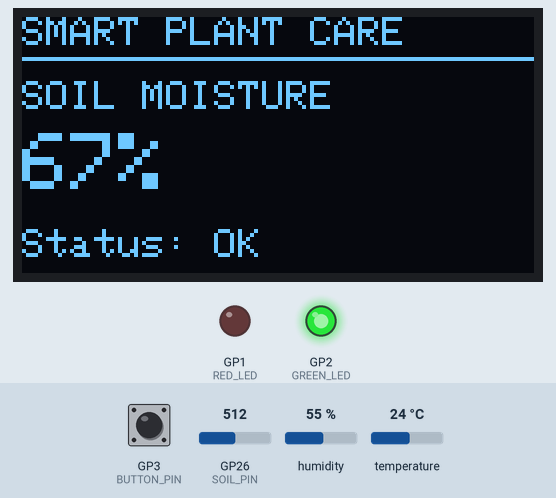
This program was run on a simulated Raspberry Pi Pico. On the bench: 128×64 one-colour display, output pins drawn as LEDs (lit = HIGH). The inputs (shaded band) are chosen by the test bench; at power-on: GP26 (SOIL_PIN) = 512, GP3 (BUTTON_PIN) HIGH, humidity 55 %, temperature 24 °C (analog values on the 0–1023 scale). What the program prints to the serial monitor is not drawn.

Above: at 2.8 s.
2.9 s: GP26 (SOIL_PIN) set to 666
At 5.3 s:
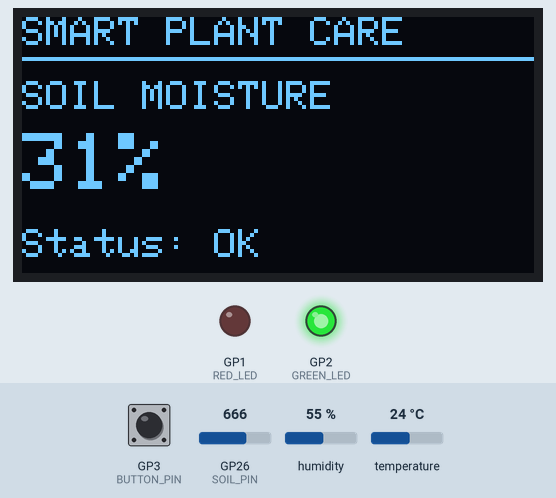
5.6 s: GP26 (SOIL_PIN) set to 688
At 6.8 s:
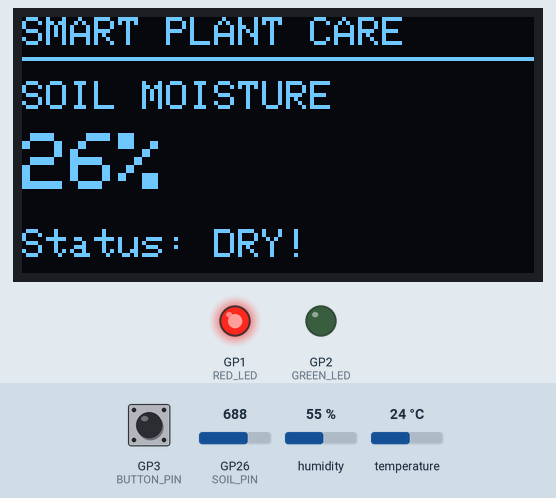
7.6 s: GP3 (BUTTON_PIN) pulled LOW for 0.15 s
At 8.7 s:
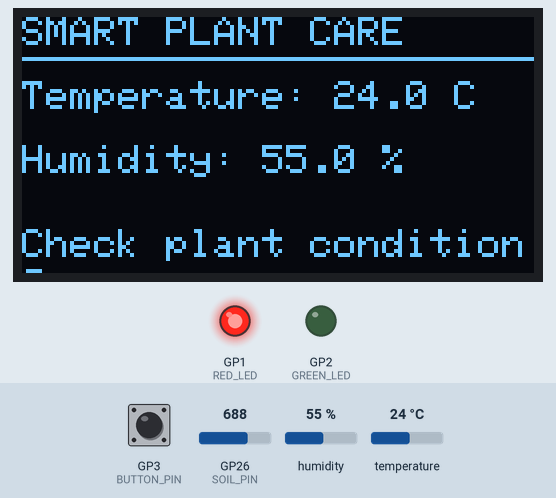
9.2 s: GP26 (SOIL_PIN) set to 511
At 11.4 s:
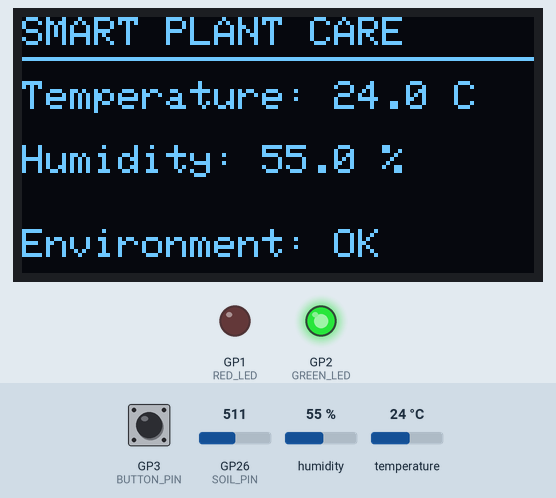
11.7 s: humidity set to 31 %
At 13.1 s:
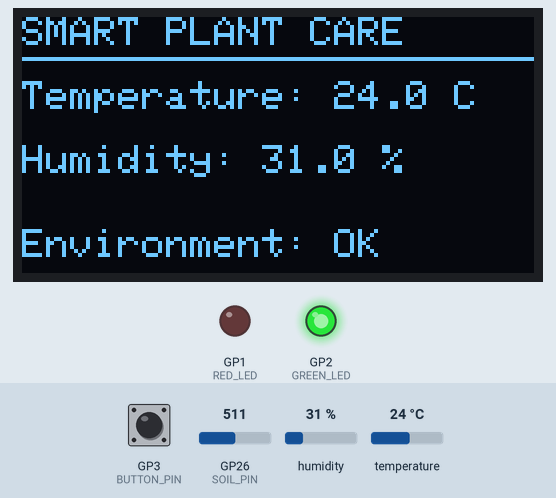
13.7 s: humidity set to 28 %
At 14.6 s:
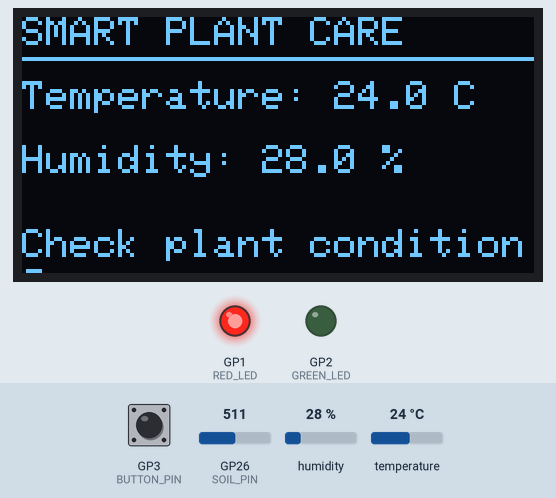
Timing chart, 0 to 16.7 s (numbered marks = the images above; inputs shaded):
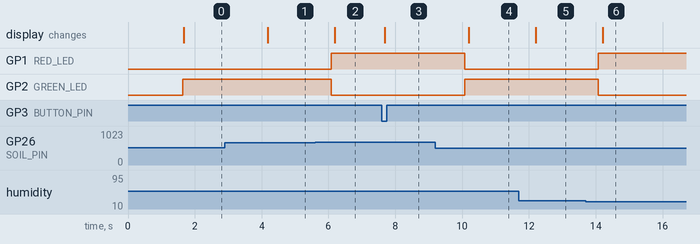

The program:

main.cpp
```cpp
#include <Arduino.h>
#include <Wire.h>
#include <Adafruit_AHTX0.h>
#include <Adafruit_GFX.h>
#include <Adafruit_SSD1306.h>

// ---------------- PIN CONFIGURATION ----------------

#define SOIL_PIN   A0
#define RED_LED    D1
#define GREEN_LED  D2
#define BUTTON_PIN D3

// ---------------- OLED CONFIGURATION ----------------

#define SCREEN_WIDTH  128
#define SCREEN_HEIGHT 64
#define OLED_RESET    -1
#define OLED_ADDRESS  0x3C

// ---------------- SOIL CALIBRATION ----------------

// Initial example values for a 12-bit ADC.
// Calibrate these using your actual moisture sensor.
#define SOIL_DRY_VALUE  3200
#define SOIL_WET_VALUE  1500

// ---------------- ALERT THRESHOLDS ----------------

#define DRY_SOIL_LIMIT       30
#define HIGH_TEMP_LIMIT      35.0
#define LOW_HUMIDITY_LIMIT   30.0

// ---------------- OBJECTS ----------------

Adafruit_AHTX0 aht;

Adafruit_SSD1306 display(
    SCREEN_WIDTH,
    SCREEN_HEIGHT,
    &Wire,
    OLED_RESET
);

// ---------------- SENSOR VARIABLES ----------------

int soilRawValue = 0;
int soilMoisture = 0;

float temperature = 0.0;
float humidity = 0.0;

bool ahtAvailable = false;
bool oledAvailable = false;

bool alertActive = false;

// ---------------- TIMING VARIABLES ----------------

unsigned long lastSensorRead = 0;
unsigned long lastDisplayUpdate = 0;
unsigned long lastDebounceTime = 0;

const unsigned long SENSOR_INTERVAL = 2000;
const unsigned long DISPLAY_INTERVAL = 500;
const unsigned long DEBOUNCE_DELAY = 50;

// ---------------- BUTTON VARIABLES ----------------

int currentButtonState = HIGH;
int lastButtonReading = HIGH;

int displayPage = 0;

// ---------------- FUNCTION DECLARATIONS ----------------

void readSensors();
void calculateSoilMoisture();
void updateAlerts();
void updateLEDs();
void checkButton();
void updateDisplay();
void printSerialData();

// =====================================================
// SETUP
// =====================================================

void setup() {

    Serial.begin(115200);

    // Configure pins
    pinMode(SOIL_PIN, INPUT);
    pinMode(RED_LED, OUTPUT);
    pinMode(GREEN_LED, OUTPUT);
    pinMode(BUTTON_PIN, INPUT_PULLUP);

    // Set ADC resolution
    analogReadResolution(12);

    // Initialize I2C
    Wire.begin();

    // Initialize LEDs
    digitalWrite(RED_LED, LOW);
    digitalWrite(GREEN_LED, LOW);

    // Initialize OLED
    oledAvailable = display.begin(
        SSD1306_SWITCHCAPVCC,
        OLED_ADDRESS
    );

    if (oledAvailable) {

        display.clearDisplay();
        display.setTextSize(1);
        display.setTextColor(SSD1306_WHITE);
        display.setCursor(0, 10);

        display.println("SMART PLANT CARE");
        display.println();
        display.println("Initializing...");
        display.display();

    } else {

        Serial.println("ERROR: OLED not detected!");
    }

    // Initialize AHT20
    ahtAvailable = aht.begin();

    if (ahtAvailable) {

        Serial.println("AHT20 initialized successfully!");

    } else {

        Serial.println("ERROR: AHT20 not detected!");
    }

    Serial.println();
    Serial.println("SMART PLANT CARE ASSISTANT");
    Serial.println("--------------------------");
    Serial.println("System started.");

    delay(1500);

    readSensors();
    updateAlerts();
    updateLEDs();
    updateDisplay();
    printSerialData();
}

// =====================================================
// MAIN LOOP
// =====================================================

void loop() {

    unsigned long currentTime = millis();

    // Read sensors periodically
    if (currentTime - lastSensorRead >= SENSOR_INTERVAL) {

        lastSensorRead = currentTime;

        readSensors();
        updateAlerts();
        updateLEDs();
        printSerialData();
    }

    // Check push button
    checkButton();

    // Refresh OLED periodically
    if (currentTime - lastDisplayUpdate >= DISPLAY_INTERVAL) {

        lastDisplayUpdate = currentTime;

        updateDisplay();
    }
}

// =====================================================
// READ SENSORS
// =====================================================

void readSensors() {

    // Read soil moisture sensor
    soilRawValue = analogRead(SOIL_PIN);

    calculateSoilMoisture();

    // Read AHT20 temperature and humidity
    if (ahtAvailable) {

        sensors_event_t humidityEvent;
        sensors_event_t temperatureEvent;

        aht.getEvent(
            &humidityEvent,
            &temperatureEvent
        );

        temperature = temperatureEvent.temperature;
        humidity = humidityEvent.relative_humidity;
    }
}

// =====================================================
// CALCULATE SOIL MOISTURE PERCENTAGE
// =====================================================

void calculateSoilMoisture() {

    // Dry reading maps to 0%.
    // Wet reading maps to 100%.

    soilMoisture = map(
        soilRawValue,
        SOIL_DRY_VALUE,
        SOIL_WET_VALUE,
        0,
        100
    );

    soilMoisture = constrain(
        soilMoisture,
        0,
        100
    );
}

// =====================================================
// CHECK ALERT CONDITIONS
// =====================================================

void updateAlerts() {

    bool soilIsDry =
        soilMoisture < DRY_SOIL_LIMIT;

    bool temperatureIsHigh =
        ahtAvailable &&
        temperature > HIGH_TEMP_LIMIT;

    bool humidityIsLow =
        ahtAvailable &&
        humidity < LOW_HUMIDITY_LIMIT;

    bool sensorError = !ahtAvailable;

    alertActive =
        soilIsDry ||
        temperatureIsHigh ||
        humidityIsLow ||
        sensorError;
}

// =====================================================
// CONTROL LED INDICATORS
// =====================================================

void updateLEDs() {

    if (alertActive) {

        digitalWrite(RED_LED, HIGH);
        digitalWrite(GREEN_LED, LOW);

    } else {

        digitalWrite(RED_LED, LOW);
        digitalWrite(GREEN_LED, HIGH);
    }
}

// =====================================================
// PUSH BUTTON CONTROL
// =====================================================

void checkButton() {

    int reading = digitalRead(BUTTON_PIN);

    if (reading != lastButtonReading) {

        lastDebounceTime = millis();
    }

    if ((millis() - lastDebounceTime) > DEBOUNCE_DELAY) {

        if (reading != currentButtonState) {

            currentButtonState = reading;

            // Button pressed
            if (currentButtonState == LOW) {

                displayPage = !displayPage;

                if (oledAvailable) {
                    updateDisplay();
                }
            }
        }
    }

    lastButtonReading = reading;
}

// =====================================================
// OLED DISPLAY
// =====================================================

void updateDisplay() {

    if (!oledAvailable) {
        return;
    }

    display.clearDisplay();

    display.setTextSize(1);
    display.setTextColor(SSD1306_WHITE);

    // Header
    display.setCursor(0, 0);
    display.println("SMART PLANT CARE");

    display.drawLine(0, 10, 127, 10, SSD1306_WHITE);

    // PAGE 1: SOIL MOISTURE
    if (displayPage == 0) {

        display.setCursor(0, 16);
        display.println("SOIL MOISTURE");

        display.setTextSize(2);
        display.setCursor(0, 29);
        display.print(soilMoisture);
        display.print("%");

        display.setTextSize(1);
        display.setCursor(0, 53);

        if (soilMoisture < DRY_SOIL_LIMIT) {

            display.println("Status: DRY!");

        } else {

            display.println("Status: OK");
        }
    }

    // PAGE 2: TEMPERATURE AND HUMIDITY
    else {

        display.setCursor(0, 16);

        if (ahtAvailable) {

            display.print("Temperature: ");
            display.print(temperature, 1);
            display.println(" C");

            display.println();

            display.print("Humidity: ");
            display.print(humidity, 1);
            display.println(" %");

            display.setCursor(0, 53);

            if (alertActive) {
                display.println("Check plant conditions");
            } else {
                display.println("Environment: OK");
            }

        } else {

            display.println("AHT20 unavailable");
            display.println("Check sensor wiring");
        }
    }

    display.display();
}

// =====================================================
// SERIAL MONITOR OUTPUT
// =====================================================

void printSerialData() {

    Serial.println();
    Serial.println("----- PLANT STATUS -----");

    Serial.print("Soil Raw Value: ");
    Serial.println(soilRawValue);

    Serial.print("Soil Moisture: ");
    Serial.print(soilMoisture);
    Serial.println("%");

    if (ahtAvailable) {

        Serial.print("Temperature: ");
        Serial.print(temperature);
        Serial.println(" C");

        Serial.print("Humidity: ");
        Serial.print(humidity);
        Serial.println(" %");

    } else {

        Serial.println("AHT20: Sensor unavailable");
    }

    Serial.print("Plant Status: ");

    if (alertActive) {

        Serial.println("ATTENTION REQUIRED");

    } else {

        Serial.println("NORMAL");
    }

    Serial.println("------------------------");
}
```

Measured:
- the behaviour switches between 672 and 673 on GP26 (SOIL_PIN) (found by bisection; images 1 and 2)
- the behaviour switches between 30 and 29 % on humidity (found by bisection; images 5 and 6)
- after the input at 2.9 s, the display: changes after 1.3 s (image 1)
- after the input at 5.6 s, GP1 (RED_LED): LOW → HIGH after 0.48 s; GP2 (GREEN_LED): HIGH → LOW after 0.48 s; the display: changes after 0.59 s (image 2)
- after the input at 7.6 s, the display: changes after 0.08 s (image 3)
- after the input at 9.2 s, GP1 (RED_LED): HIGH → LOW after 0.88 s; GP2 (GREEN_LED): LOW → HIGH after 0.88 s; the display: changes after 1.0 s (image 4)
- after the input at 11.7 s, the display: changes after 0.50 s (image 5)
- after the input at 13.7 s, GP1 (RED_LED): LOW → HIGH after 0.38 s; GP2 (GREEN_LED): HIGH → LOW after 0.38 s; the display: changes after 0.50 s (image 6)
